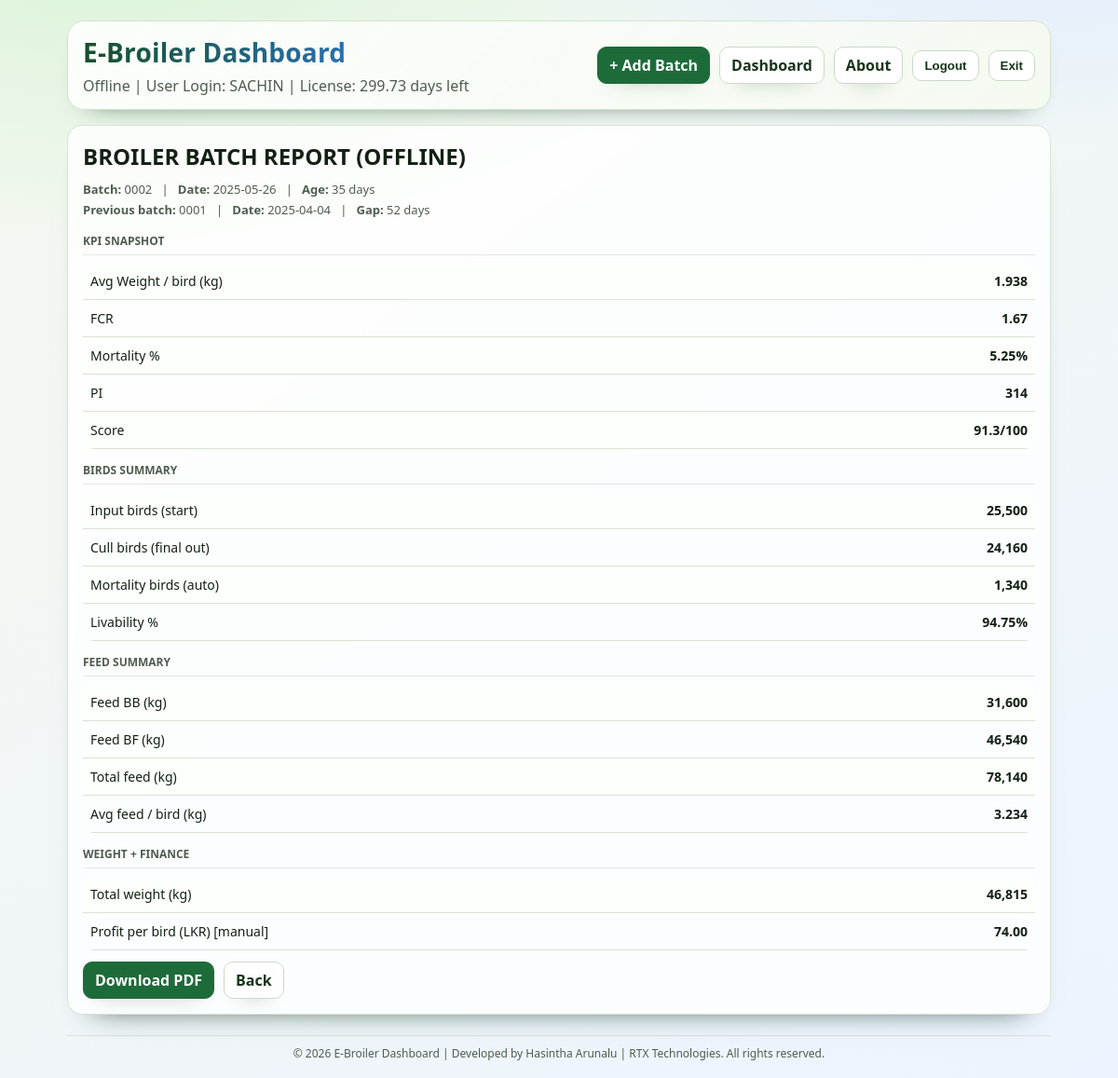
The page /batch/2 (signed in) on the database its author committed.
### tables this page shows
CREATE TABLE users (
            username TEXT PRIMARY KEY,
            password TEXT NOT NULL,
            role TEXT NOT NULL,
            role_label TEXT NOT NULL,
            license_expires_at INTEGER,
            created_by TEXT,
            created_at TEXT NOT NULL,
            updated_by TEXT,
            updated_at TEXT
        );

CREATE TABLE batches (
            id INTEGER PRIMARY KEY AUTOINCREMENT,
            batch_no TEXT NOT NULL,
            out_date TEXT NOT NULL,

            input_birds INTEGER NOT NULL,
            cull_birds INTEGER NOT NULL,

            feed_bb_kg REAL NOT NULL,
            feed_bf_kg REAL NOT NULL,

            total_weight_kg REAL NOT NULL,

            total_cost_lkr REAL,
            price_per_kg_lkr REAL,

            profit_per_bird_lkr REAL
        , created_by TEXT, created_at TEXT, updated_by TEXT, updated_at TEXT);

### app.py (the view)
@app.route("/batch/<int:batch_id>")
@login_required
def view_batch(batch_id: int):
    r = get_batch(batch_id)
    k = compute_kpi(r)
    prev = get_previous_batch(r)
    days_since_prev = None
    if prev:
        curr_d = parse_date(r["out_date"])
        prev_d = parse_date(prev["out_date"])
        if curr_d and prev_d:
            days_since_prev = (curr_d - prev_d).days
    return render_template("batch.html", title=APP_TITLE, r=r, k=k, prev=prev, days_since_prev=days_since_prev)

### app.py (called while the page is built)
def now_ts() -> int:
    return int(datetime.now().timestamp())

def seconds_to_days(seconds: Optional[int]) -> Optional[float]:
    if seconds is None:
        return None
    return round(max(int(seconds), 0) / SECONDS_PER_DAY, 2)

def get_db_user(username: str) -> Optional[sqlite3.Row]:
    with db() as conn:
        return conn.execute(
            "SELECT * FROM users WHERE username=?;",
            (username.upper(),),
        ).fetchone()

def is_license_expired(user_row: sqlite3.Row) -> bool:
    if user_row["role"] == "master":
        return False
    exp = user_row["license_expires_at"]
    return exp is not None and int(exp) <= now_ts()

def get_current_user() -> Optional[Dict[str, Any]]:
    username = session.get("username")
    if not username:
        return None
    user = get_db_user(username)
    if not user:
        session.clear()
        return None
    if is_license_expired(user):
        session.clear()
        session["login_error"] = "Your license has expired. Contact the master account."
        return None
    exp = user["license_expires_at"]
    remaining = (int(exp) - now_ts()) if exp is not None else None
    return {
        "username": user["username"],
        "role": user["role"],
        "role_label": user["role_label"],
        "license_expires_at": exp,
        "license_remaining_days": seconds_to_days(remaining),
    }

def login_required(fn):
    @wraps(fn)
    def wrapped(*args, **kwargs):
        if not get_current_user():
            return redirect(url_for("login"))
        return fn(*args, **kwargs)
    return wrapped

@app.context_processor
def inject_auth_context() -> Dict[str, Any]:
    user = get_current_user()
    return {
        "current_user": user,
        "can_edit": bool(user and user["role"] == "master"),
        "can_manage_users": bool(user and user["role"] == "master"),
    }

def db() -> sqlite3.Connection:
    conn = sqlite3.connect(DB_FILE)
    conn.row_factory = sqlite3.Row
    return conn

def safe_div(a: float, b: float) -> float:
    return (a / b) if b else 0.0

def get_batch(batch_id: int) -> sqlite3.Row:
    with db() as conn:
        r = conn.execute("SELECT * FROM batches WHERE id=?;", (batch_id,)).fetchone()
    if not r:
        abort(404)
    return r

def parse_date(value: str) -> Optional[date]:
    try:
        return datetime.strptime(value, "%Y-%m-%d").date()
    except Exception:
        return None

### templates/batch.html (shortened to what this page needs)
{% extends "base.html" %}
{% block content %}
<div class="card">
  <h2 style="margin:0 0 10px 0;">BROILER BATCH REPORT (OFFLINE)</h2>
  <div class="small">
    <b>Batch:</b> {{ r.batch_no }} &nbsp; | &nbsp;
    <b>Date:</b> {{ r.out_date }} &nbsp; | &nbsp;
    <b>Age:</b> 35 days
  </div>
  <div class="small" style="margin-top:4px;">
    <b>Previous batch:</b>
    {% if prev %}
      {{ prev.batch_no }} &nbsp; | &nbsp; <b>Date:</b> {{ prev.out_date }}
      {% if days_since_prev is not none %} &nbsp; | &nbsp; <b>Gap:</b> {{ days_since_prev }} days{% endif %}
    {% else %}
      -
    {% endif %}
  </div>
  <div style="margin-top:16px;">
    <div class="k">KPI Snapshot</div>
    <div style="border-top:1px solid #e6e6e6; margin:6px 0 8px 0;"></div>
    <table>
      <tbody>
        <tr><td>Avg Weight / bird (kg)</td><td style="text-align:right; font-weight:700;">{{ "%.3f"|format(k.avg_weight_per_bird_kg) }}</td></tr>
        <tr><td>FCR</td><td style="text-align:right; font-weight:700;">{{ "%.2f"|format(k.fcr) }}</td></tr>
        <tr><td>Mortality %</td><td style="text-align:right; font-weight:700;">{{ "%.2f"|format(k.mortality_pct*100) }}%</td></tr>
        <tr><td>PI</td><td style="text-align:right; font-weight:700;">{{ "%.0f"|format(k.pi) }}</td></tr>
        <tr><td>Score</td><td style="text-align:right; font-weight:700;">{{ "%.1f"|format(k.score) }}/100</td></tr>
      </tbody>
    </table>
  </div>
  <div style="margin-top:14px;">
    <div class="k">Birds Summary</div>
    <div style="border-top:1px solid #e6e6e6; margin:6px 0 8px 0;"></div>
    <table>
      <tbody>
        <tr><td>Input birds (start)</td><td style="text-align:right; font-weight:700;">{{ "{:,}".format(r.input_birds) }}</td></tr>
        <tr><td>Cull birds (final out)</td><td style="text-align:right; font-weight:700;">{{ "{:,}".format(r.cull_birds) }}</td></tr>
        <tr><td>Mortality birds (auto)</td><td style="text-align:right; font-weight:700;">{{ "{:,}".format(k.mortality_birds) }}</td></tr>
        <tr><td>Livability %</td><td style="text-align:right; font-weight:700;">{{ "%.2f"|format(k.livability_pct) }}%</td></tr>
      </tbody>
    </table>
  </div>
  <div style="margin-top:14px;">
    <div class="k">Feed Summary</div>
    <div style="border-top:1px solid #e6e6e6; margin:6px 0 8px 0;"></div>
    <table>
      <tbody>
        <tr><td>Feed BB (kg)</td><td style="text-align:right; font-weight:700;">{{ "{:,.0f}".format(r.feed_bb_kg) }}</td></tr>
        <tr><td>Feed BF (kg)</td><td style="text-align:right; font-weight:700;">{{ "{:,.0f}".format(r.feed_bf_kg) }}</td></tr>
        <tr><td>Total feed (kg)</td><td style="text-align:right; font-weight:700;">{{ "{:,.0f}".format(k.total_feed_kg) }}</td></tr>
        <tr><td>Avg feed / bird (kg)</td><td style="text-align:right; font-weight:700;">{{ "%.3f"|format(k.avg_feed_per_bird_kg) }}</td></tr>
      </tbody>
    </table>
  </div>
  <div style="margin-top:14px;">
    <div class="k">Weight + Finance</div>
    <div style="border-top:1px solid #e6e6e6; margin:6px 0 8px 0;"></div>
    <table>
      <tbody>
        <tr><td>Total weight (kg)</td><td style="text-align:right; font-weight:700;">{{ "{:,.0f}".format(r.total_weight_kg) }}</td></tr>
        <tr>
          <td>Profit per bird (LKR) [manual]</td>
          <td style="text-align:right; font-weight:700;">
            {% if k.profit_per_bird_lkr is not none %}
              {{ "%.2f"|format(k.profit_per_bird_lkr) }}
            {% else %}
              -
            {% endif %}
          </td>
        </tr>
      </tbody>
    </table>
  </div>
  <div style="margin-top:12px; display:flex; gap:10px;">
    <a class="btn" href="{{ url_for('batch_pdf', batch_id=r.id) }}">Download PDF</a>
    <a class="btn ghost" href="{{ url_for('dashboard') }}">Back</a>
  </div>
</div>
{% endblock %}

### templates/base.html (shortened to what this page needs)
<!doctype html>
<html lang="en">
<head>
</head>
<body>
  <div class="wrap">
    <div class="topbar">
      <div>
        <div class="title">{{ title }}</div>
        <div class="sub">
          Offline
          {% if current_user %}
            | {{ current_user.role_label }}: {{ current_user.username }}
            {% if current_user.role != "master" and current_user.license_remaining_days is not none %}
              | License: {{ current_user.license_remaining_days }} days left
            {% endif %}
          {% endif %}
        </div>
      </div>
      <div class="actions">
        {% if current_user %}
        <a class="btn" href="{{ url_for('new_batch') }}">+ Add Batch</a>
        <a class="btn ghost" href="{{ url_for('dashboard') }}">Dashboard</a>
        <a class="btn ghost" href="{{ url_for('about') }}">About</a>
        <form class="inline" method="post" action="{{ url_for('logout') }}">
          <button class="btn ghost" type="submit">Logout</button>
        </form>
        {% else %}
        <a class="btn" href="{{ url_for('login') }}">Login</a>
        {% endif %}
        <button class="btn ghost" type="button" id="exit-app">Exit</button>
      </div>
    </div>
    {% block content %}{% endblock %}
  </div>
  <div style="max-width:1100px; margin:0 auto; padding:0 22px 18px 22px;">
    <div class="muted" style="border-top:1px solid var(--line); padding-top:10px; font-size:12px; text-align:center;">
      © 2026 E-Broiler Dashboard | Developed by Hasintha Arunalu | RTX Technologies. All rights reserved.
    </div>
  </div>
</body>
</html>

### templates/base.html (style rules this page uses)
:root { --bg:#f4f8ef; --bg2:#edf4ff; --card:#ffffffcc; --line:#d9e3d3; --muted:#4f5c4f; --brand:#1e6b3a; --brandDark:#154d2a; --btn:#1e6b3a; --btnText:#fff; --pill:#eef5ea; --accent:#2f80ed; --accentSoft:#d9e9ff; --bb:#dff7df; --bf:#7a2e2e; }
* { box-sizing:border-box; }
body { margin:0; font-family: "Trebuchet MS", "Segoe UI", "Candara", sans-serif; background: radial-gradient(1000px 500px at 10% -5%, #dbf4d9 0%, transparent 65%), radial-gradient(1000px 450px at 92% -10%, #deebff 0%, transparent 60%), linear-gradient(145deg, var(--bg), var(--bg2)); background-attachment: fixed; color:#132013; }
.wrap { max-width:1100px; margin:0 auto; padding:22px; }
.topbar { display:flex; gap:12px; align-items:center; justify-content:space-between; padding:14px 16px; border:1px solid #d2e2cf; border-radius:18px; background:linear-gradient(135deg, #ffffffd9, #f4faefeb); box-shadow:0 14px 28px -24px #0c3f1f; backdrop-filter: blur(4px); }
.title { font-size:28px; font-weight:900; letter-spacing:.2px; background: linear-gradient(90deg, #174f2a, #2f80ed); -webkit-background-clip:text; background-clip:text; color:transparent; }
.sub { color:var(--muted); margin-top:6px; }
.actions { display:flex; gap:10px; align-items:center; }
.inline { margin:0; display:inline; }
.btn { border:1px solid var(--brand); background:var(--btn); color:var(--btnText); padding:8px 12px; border-radius:10px; text-decoration:none; font-weight:700; display:inline-block; transition:transform .18s ease, box-shadow .18s ease, background .2s ease, color .2s ease; box-shadow:0 10px 22px -18px #0d421f; }
.btn.ghost { background:#fff; color:#163519; border-color:#cbd8c8; }
.card { border:1px solid var(--line); border-radius:16px; background:var(--card); padding:16px; margin-top:16px; box-shadow:0 20px 30px -28px #163f2a; backdrop-filter: blur(3px); transition:transform .22s ease, box-shadow .22s ease; }
.k { color:var(--muted); font-size:12px; font-weight:700; text-transform:uppercase; }
.small { color:var(--muted); font-size:13px; margin-top:6px; }
table { width:100%; border-collapse:separate; border-spacing:0; overflow:hidden; border-radius:12px; }
th, td { border-bottom:1px solid var(--line); padding:10px 8px; text-align:left; font-size:14px; }
tbody tr:nth-child(odd) { background:#fcfffb; }
a { color:#0b57d0; text-decoration:none; }
.muted { color:var(--muted); }
.reveal { opacity:0; transform:translateY(18px); transition:opacity .55s ease, transform .55s ease; }
.reveal.in { opacity:1; transform:translateY(0); }

### rows shown on the page
users: role_label "User Login", username "SACHIN"
batches: batch_no "0002", out_date "2025-05-26", input_birds "25,500", cull_birds "24,160", feed_bb_kg "31,600", feed_bf_kg "46,540", total_weight_kg "46,815", profit_per_bird_lkr "74.00"
batches: batch_no "0001", out_date "2025-04-04"

### other values the page prints
{{ current_user.license_remaining_days }} "299.73"
{{ days_since_prev }} "52"
{{ "%.3f"|format(k.avg_weight_per_bird_kg) }} "1.938"
{{ "%.2f"|format(k.fcr) }} "1.67"
{{ "%.2f"|format(k.mortality_pct*100) }} "5.25"
{{ "%.0f"|format(k.pi) }} "314"
{{ "%.1f"|format(k.score) }} "91.3"
{{ "{:,}".format(k.mortality_birds) }} "1,340"
{{ "%.2f"|format(k.livability_pct) }} "94.75"
{{ "{:,.0f}".format(k.total_feed_kg) }} "78,140"
{{ "%.3f"|format(k.avg_feed_per_bird_kg) }} "3.234"
